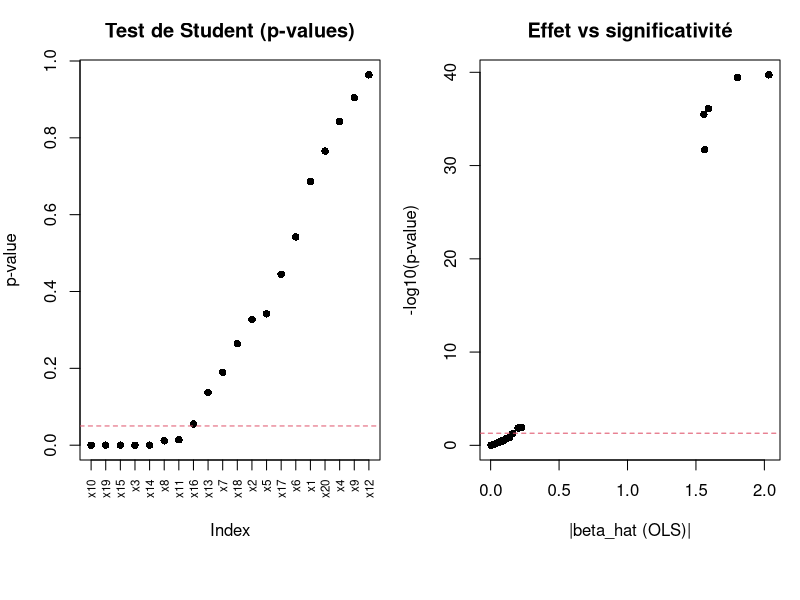
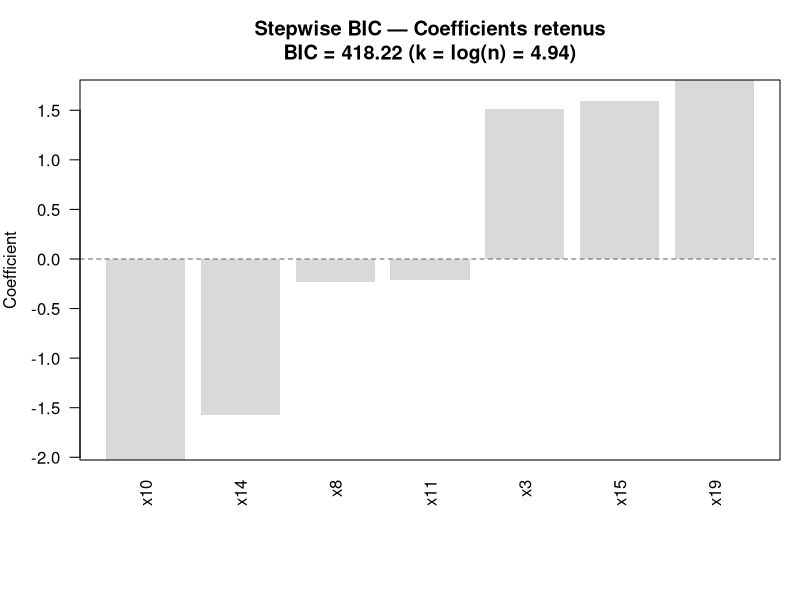

Source code (R) for these figures, in order:
## =========================
## 0) Packages
## =========================
# install.packages("MASS") # au besoin
library(MASS)

## =========================
## 1) Génération (libre : X ~ N(0, I_p)) + split train/test
## =========================
generate.lm.libre <- function(n.train, n.test, p, p0, sigma2, seed = 123) {
  stopifnot(n.train > 0, n.test > 0, p > 0, p0 >= 0, p0 <= p, sigma2 >= 0)
  set.seed(seed)
  
  n <- n.train + n.test
  train <- 1:n.train
  test  <- (n.train + 1):n
  
  # Vrai beta sparse
  beta <- rep(0, p)
  S_star <- if (p0 > 0) sample.int(p, p0, replace = FALSE) else integer(0)
  if (length(S_star)) {
    beta[S_star] <- runif(p0, 1, 2) * sample(c(-1, 1), p0, replace = TRUE)
  }
  
  # X ~ N(0, I_p)
  sigmaMatrix <- diag(p)
  X <- mvrnorm(n = n, mu = rep(0, p), Sigma = sigmaMatrix)
  
  # Bruit et réponse
  eps <- rnorm(n, sd = sqrt(sigma2))
  y <- as.vector(X %*% beta + eps)
  
  list(y = y, X = X, beta = beta, sigmaMatrix = sigmaMatrix,
       S_star = S_star, train = train, test = test)
}

## =========================
## 2) Méthodes
## =========================

# 2.1 MCO (OLS, sans intercept car X centrées)
getOLS <- function(X, y) {
  df <- data.frame(y = as.vector(y), X)
  colnames(df) <- c("y", paste0("x", seq_len(ncol(X))))
  fit <- lm(y ~ . - 1, data = df)
  b <- coef(fit); b[is.na(b)] <- 0
  p <- ncol(X)
  beta_hat <- numeric(p); names(beta_hat) <- paste0("x", 1:p)
  beta_hat[match(names(b), names(beta_hat))] <- as.numeric(b)
  list(beta_hat = beta_hat, fit = fit, support = which(beta_hat != 0))
}

# 2.2 MCO + test de Student : sélection par p-values < alpha puis refit
getOLS_pselect <- function(X, y, alpha = 0.05) {
  df <- data.frame(y = as.vector(y), X); colnames(df) <- c("y", paste0("x", 1:ncol(X)))
  full <- lm(y ~ . - 1, data = df)
  pvals <- summary(full)$coefficients[, "Pr(>|t|)"]
  keep <- which(pvals < alpha)
  p <- ncol(X)
  if (length(keep) == 0) {
    return(list(beta_hat = rep(0, p), keep = integer(0), pvals = pvals))
  }
  Xs <- X[, keep, drop = FALSE]
  b_partial <- coef(lm(as.vector(y) ~ Xs - 1))
  beta_hat <- rep(0, p); beta_hat[keep] <- as.numeric(b_partial)
  list(beta_hat = beta_hat, keep = keep, pvals = pvals)
}

# 2.3 Stepwise BIC (backward) + barplot des coefficients retenus
getStepBIC_report <- function(X, y, plot = TRUE, main = "Stepwise BIC — Coefficients retenus") {
  df <- data.frame(y = as.vector(y), X); colnames(df) <- c("y", paste0("x", 1:ncol(X)))
  full <- lm(y ~ . - 1, data = df)
  k_bic <- log(nrow(X))
  st <- MASS::stepAIC(full, direction = "backward", k = k_bic, trace = FALSE)
  bic_val <- as.numeric(BIC(st))
  coefs <- coef(st)
  
  # Graphe barplot des coefficients retenus
  if (plot) {
    if (is.null(coefs)) {
      plot.new(); title(main = "Stepwise BIC — aucun prédicteur retenu")
    } else {
      ord <- order(coefs)
      op <- par(mar = c(7,4,4,1)); on.exit(par(op), add = TRUE)
      barplot(coefs[ord], las = 2, col = "gray85", border = NA,
              main = sprintf("%s\nBIC = %.2f (k = log(n) = %.2f)", main, bic_val, k_bic),
              ylab = "Coefficient")
      abline(h = 0, col = "gray40", lty = 2); box()
    }
  }
  
  # Remettre les coefficients en plein format (longueur p)
  p <- ncol(X)
  beta_hat <- rep(0, p); names(beta_hat) <- paste0("x", 1:p)
  if (!is.null(coefs)) {
    idx <- match(names(coefs), colnames(df)[-1])
    beta_hat[idx] <- as.numeric(coefs)
  }
  list(beta_hat = beta_hat, bic = bic_val, model = st)
}

## =========================
## 3) Métriques
## =========================
pred_mse <- function(X, y, beta_hat) {
  yhat <- as.vector(X %*% beta_hat)
  mean((as.vector(y) - yhat)^2)
}

## =========================
## 4) Démo complète (libre)
## =========================
set.seed(123)
  data_libre <- generate.lm.libre(n.train = 140, n.test = 60, p = 20, p0 = 5, sigma2 = 1)

# Découpage
Xtr <- data_libre$X[data_libre$train, , drop = FALSE]
ytr <- data_libre$y[data_libre$train]
Xte <- data_libre$X[data_libre$test,  , drop = FALSE]
yte <- data_libre$y[data_libre$test]

# --- MCO
ols <- getOLS(Xtr, ytr)

# --- Test de Student : p-values + refit
ols_p <- getOLS_pselect(Xtr, ytr, alpha = 0.05)

# Graphe des p-values (triées) + “volcano” simple
pvals <- ols_p$pvals
op <- par(mfrow = c(1,2), mar = c(7,4,3,1))
ord <- order(pvals)
plot(pvals[ord], pch = 16, xaxt = "n", ylab = "p-value", main = "Test de Student (p-values)")
axis(1, at = seq_along(ord), labels = paste0("x", ord), las = 2, cex.axis = 0.7)
abline(h = 0.05, col = 2, lty = 2)

plot(abs(ols$beta_hat), -log10(pvals), pch = 16,
     xlab = "|beta_hat (OLS)|", ylab = "-log10(p-value)",
     main = "Effet vs significativité")
abline(h = -log10(0.05), col = 2, lty = 2)
par(op)

# --- Stepwise BIC (trace un barplot des coefficients retenus)
sbic <- getStepBIC_report(Xtr, ytr, plot = TRUE)

# --- BIC de référence (modèle nul et modèle plein) pour situer
df_tr <- data.frame(y = ytr, Xtr); colnames(df_tr) <- c("y", paste0("x", 1:ncol(Xtr)))
mod_null <- lm(y ~ 0,     data = df_tr)     # sans intercept
mod_full <- lm(y ~ . - 1, data = df_tr)     # toutes variables
bic_null <- BIC(mod_null); bic_full <- BIC(mod_full)

print(c(BIC_null = bic_null, BIC_full = bic_full, BIC_step = sbic$bic))

# --- MSE test des trois approches
mse_ols  <- pred_mse(Xte, yte, ols$beta_hat)
mse_stud <- pred_mse(Xte, yte, ols_p$beta_hat)
mse_bic  <- pred_mse(Xte, yte, sbic$beta_hat)

print(c(MSE_OLS = mse_ols, MSE_Student = mse_stud, MSE_StepBIC = mse_bic))

# (option) nombre de variables retenues
cat("Vars retenues — Student:", length(ols_p$keep),
    " | StepBIC:", sum(sbic$beta_hat != 0), "\n")
